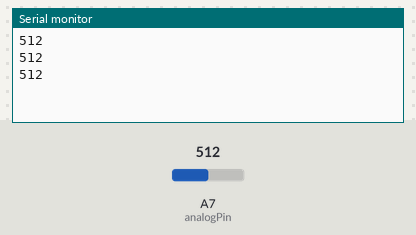
The sketch below on a simulated Arduino Nano, built with avr-gcc and run on an emulated ATmega328P. Parts: the last lines printed to the serial monitor. The test bench sets the inputs (shaded band); at power-on: A7 (analogPin) = 512.

Above: at 1.3 s.
1.4 s: A7 (analogPin) set to 716
At 1.9 s:
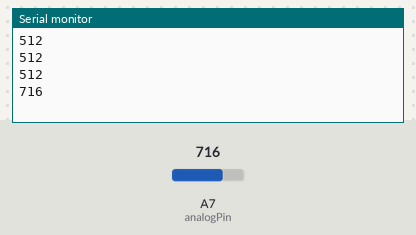
2.9 s: A7 (analogPin) set to 900
At 3.4 s:
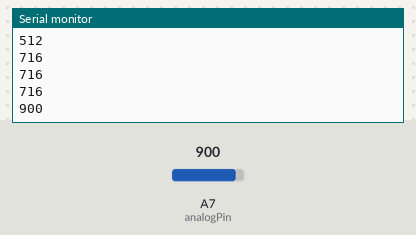
Timing chart, 0 to 5.9 s (numbered marks = the images above; inputs shaded):
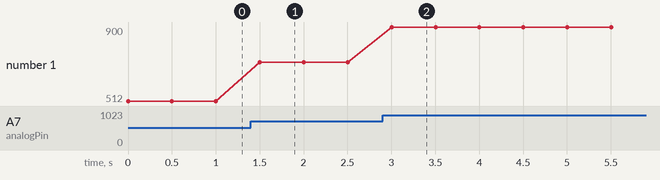

Measured:
- after the input at 1.4 s, the serial monitor: prints a new line after 0.10 s (image 1)
- after the input at 2.9 s, the serial monitor: prints a new line after 0.10 s (image 2)
- plotted number 1: 512 → 716 after the input at 1.4 s, 716 → 900 after the input at 2.9 s

The sketch:

v1.ino
```cpp
#define analogPin A7
//int analogPin = A0;
int val, val2;

void setup() {
  // put your setup code here, to run once:
  Serial.begin(9600);
}

void loop() {
  // put your main code here, to run repeatedly:
  val = analogRead(analogPin);
  val2 = val / 1024;
  //if (val != 0) {
    Serial.println(val);
  //}
  delay(500);
}
```
